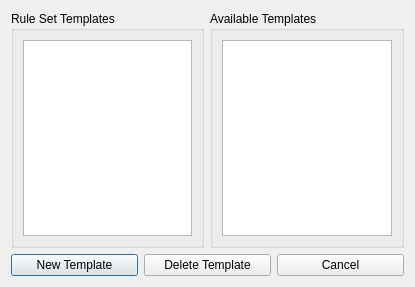
<?xml version="1.0" encoding="UTF-8"?>
<ui version="4.0">
 <class>Dialog</class>
 <widget class="QDialog" name="Dialog">
  <property name="geometry">
   <rect>
    <x>0</x>
    <y>0</y>
    <width>415</width>
    <height>287</height>
   </rect>
  </property>
  <property name="windowTitle">
   <string>Configure Templates</string>
  </property>
  <property name="windowIcon">
   <iconset resource="../../ufwi-rpcc-qt/resources/ufwi-rpcc-qt.qrc">
    <normaloff>:icons/appicon.png</normaloff>:icons/appicon.png</iconset>
  </property>
  <layout class="QVBoxLayout">
   <item>
    <layout class="QHBoxLayout">
     <item>
      <widget class="QGroupBox" name="groupBox">
       <property name="title">
        <string>Rule Set Templates</string>
       </property>
       <layout class="QVBoxLayout">
        <item>
         <widget class="QListWidget" name="ruleset_templates"/>
        </item>
       </layout>
      </widget>
     </item>
     <item>
      <widget class="QGroupBox" name="groupBox_2">
       <property name="title">
        <string>Available Templates</string>
       </property>
       <layout class="QVBoxLayout">
        <item>
         <widget class="QListWidget" name="available_templates"/>
        </item>
       </layout>
      </widget>
     </item>
    </layout>
   </item>
   <item>
    <layout class="QHBoxLayout">
     <item>
      <widget class="QPushButton" name="add_template">
       <property name="text">
        <string>New Template</string>
       </property>
       <property name="icon">
        <iconset resource="../../ufwi-rpcc-qt/resources/ufwi-rpcc-qt.qrc">
         <normaloff>:/icons/add.png</normaloff>:/icons/add.png</iconset>
       </property>
      </widget>
     </item>
     <item>
      <widget class="QPushButton" name="remove_template">
       <property name="text">
        <string>Delete Template</string>
       </property>
       <property name="icon">
        <iconset resource="../../ufwi-rpcc-qt/resources/ufwi-rpcc-qt.qrc">
         <normaloff>:/icons/delete.png</normaloff>:/icons/delete.png</iconset>
       </property>
      </widget>
     </item>
     <item>
      <widget class="QPushButton" name="cancel_button">
       <property name="text">
        <string>Cancel</string>
       </property>
       <property name="icon">
        <iconset resource="../../ufwi-rpcc-qt/resources/ufwi-rpcc-qt.qrc">
         <normaloff>:/icons/wrong.png</normaloff>:/icons/wrong.png</iconset>
       </property>
      </widget>
     </item>
    </layout>
   </item>
  </layout>
 </widget>
 <resources>
  <include location="../../ufwi-rpcc-qt/resources/ufwi-rpcc-qt.qrc"/>
 </resources>
 <connections>
  <connection>
   <sender>cancel_button</sender>
   <signal>clicked()</signal>
   <receiver>Dialog</receiver>
   <slot>reject()</slot>
   <hints>
    <hint type="sourcelabel">
     <x>325</x>
     <y>326</y>
    </hint>
    <hint type="destinationlabel">
     <x>264</x>
     <y>297</y>
    </hint>
   </hints>
  </connection>
 </connections>
</ui>
